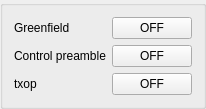
                <widget class="QGroupBox" name="groupbox_wifi_n_2">
                 <layout class="QVBoxLayout" name="verticalLayout_2">
                  <item>
                   <layout class="QHBoxLayout" name="greenfield">
                    <property name="sizeConstraint">
                     <enum>QLayout::SetMinimumSize</enum>
                    </property>
                    <item>
                     <widget class="QLabel" name="label_greenfield">
                      <property name="sizePolicy">
                       <sizepolicy hsizetype="Minimum" vsizetype="Minimum">
                        <horstretch>0</horstretch>
                        <verstretch>0</verstretch>
                       </sizepolicy>
                      </property>
                      <property name="text">
                       <string>Greenfield</string>
                      </property>
                     </widget>
                    </item>
                    <item>
                     <widget class="QPushButton" name="pushButton_greenfield">
                      <property name="sizePolicy">
                       <sizepolicy hsizetype="Fixed" vsizetype="Fixed">
                        <horstretch>0</horstretch>
                        <verstretch>0</verstretch>
                       </sizepolicy>
                      </property>
                      <property name="text">
                       <string>OFF</string>
                      </property>
                      <property name="checkable">
                       <bool>true</bool>
                      </property>
                     </widget>
                    </item>
                   </layout>
                  </item>
                  <item>
                   <layout class="QHBoxLayout" name="control_preamble">
                    <property name="sizeConstraint">
                     <enum>QLayout::SetMinimumSize</enum>
                    </property>
                    <item>
                     <widget class="QLabel" name="label_control_preamble">
                      <property name="text">
                       <string>Control preamble</string>
                      </property>
                     </widget>
                    </item>
                    <item>
                     <widget class="QPushButton" name="pushButton_control_preamble">
                      <property name="sizePolicy">
                       <sizepolicy hsizetype="Fixed" vsizetype="Fixed">
                        <horstretch>0</horstretch>
                        <verstretch>0</verstretch>
                       </sizepolicy>
                      </property>
                      <property name="text">
                       <string>OFF</string>
                      </property>
                      <property name="checkable">
                       <bool>true</bool>
                      </property>
                     </widget>
                    </item>
                   </layout>
                  </item>
                  <item>
                   <layout class="QHBoxLayout" name="txop">
                    <property name="sizeConstraint">
                     <enum>QLayout::SetMinimumSize</enum>
                    </property>
                    <item>
                     <widget class="QLabel" name="label_txop">
                      <property name="text">
                       <string>txop</string>
                      </property>
                     </widget>
                    </item>
                    <item>
                     <widget class="QPushButton" name="pushButton_txop">
                      <property name="sizePolicy">
                       <sizepolicy hsizetype="Fixed" vsizetype="Fixed">
                        <horstretch>0</horstretch>
                        <verstretch>0</verstretch>
                       </sizepolicy>
                      </property>
                      <property name="text">
                       <string>OFF</string>
                      </property>
                      <property name="checkable">
                       <bool>true</bool>
                      </property>
                     </widget>
                    </item>
                   </layout>
                  </item>
                 </layout>
                </widget>
